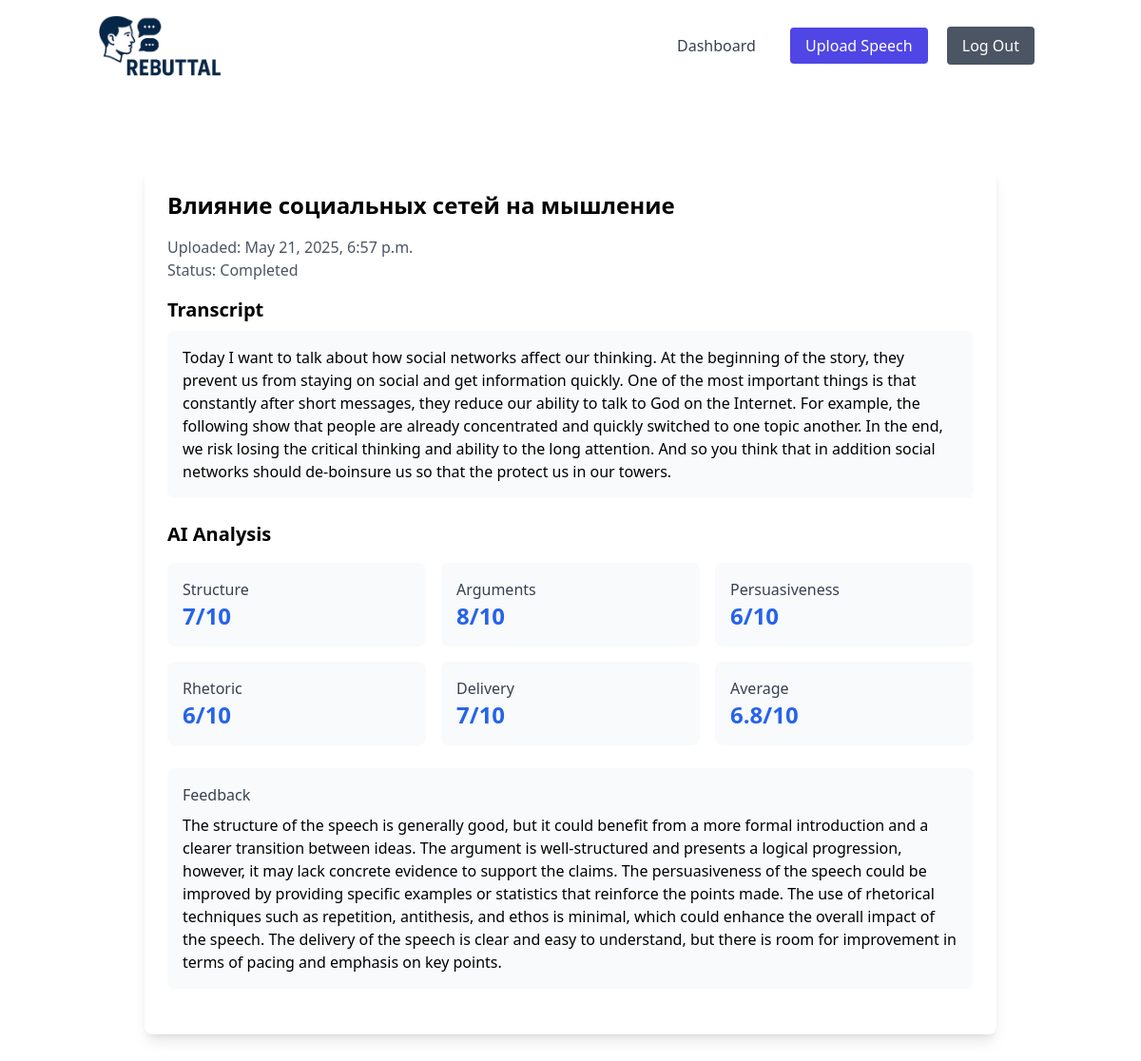
The app's page /speech/5/ (signed in) with its own data.
### core/models.py (models this page shows, shortened)
class Speech(models.Model):
    STATUS_CHOICES = [
        ("pending", "Pending"),
        ("processing", "Processing"),
        ("completed", "Completed"),
        ("failed", "Failed"),
    ]
    user = models.ForeignKey(User, on_delete=models.CASCADE, related_name="speeches")
    title = models.CharField(max_length=200)
    audio_file = models.FileField(upload_to="speeches/")
    upload_date = models.DateTimeField(default=timezone.now)
    transcript = models.TextField(blank=True, null=True)
    status = models.CharField(max_length=20, choices=STATUS_CHOICES, default="pending")
    error_message = models.TextField(blank=True, null=True)
    processing_started = models.DateTimeField(null=True, blank=True)
    processing_completed = models.DateTimeField(null=True, blank=True)
    class Meta:
        ordering = ["-upload_date"]

class SpeechAnalysis(models.Model):
    speech = models.OneToOneField(Speech, on_delete=models.CASCADE, related_name="analysis")
    structure_score = models.IntegerField(null=True, blank=True)
    argument_score = models.IntegerField(null=True, blank=True)
    persuasiveness_score = models.IntegerField(null=True, blank=True)
    rhetoric_score = models.IntegerField(null=True, blank=True)
    delivery_score = models.IntegerField(null=True, blank=True)
    feedback = models.TextField()
    created_at = models.DateTimeField(auto_now_add=True)
    updated_at = models.DateTimeField(auto_now=True)
    class Meta:
        verbose_name_plural = "Speech analyses"
    @property
    def average_score(self):
        scores = [
            self.structure_score,
            self.argument_score,
            self.persuasiveness_score,
            self.rhetoric_score,
            self.delivery_score,
        ]
        valid_scores = [s for s in scores if s is not None]
        return sum(valid_scores) / len(valid_scores) if valid_scores else None

### core/views.py (the view)
# urls.py: path("speech/<int:speech_id>/", views.speech_detail, name="speech_detail"),
@login_required
def speech_detail(request, speech_id):
    speech = get_object_or_404(Speech, id=speech_id, user=request.user)
    analysis = getattr(speech, "analysis", None)
    context = {
        "speech": speech,
        "analysis": analysis,
        "ollama_available": OllamaService.is_available(),
    }
    return render(request, "core/speech_detail.html", context)

### core/services.py (called while the page is built)
    @classmethod
    def is_available(cls) -> bool:
        try:
            response = requests.get(f"{cls.BASE_URL}/tags")
            return response.status_code == 200
        except requests.RequestException:
            return False

### core/templates/core/speech_detail.html (shortened to what this page needs)
{% extends 'base.html' %}
{% load static %}
{% block content %}
  <div class="container mx-auto px-4 py-8">
    <div class="max-w-4xl mx-auto">
      <div class="bg-white rounded-lg shadow-lg p-6 mb-6">
        <h1 class="text-2xl font-bold mb-4">{{ speech.title }}</h1>
        <div class="mb-4">
          <p class="text-gray-600">Uploaded: {{ speech.upload_date|date:'F j, Y, g:i a' }}</p>
          <p class="text-gray-600">Status: {{ speech.get_status_display }}</p>
        </div>
        {% if speech.transcript %}
          <div class="mb-6">
            <h2 class="text-xl font-semibold mb-2">Transcript</h2>
            <div class="bg-gray-50 p-4 rounded-lg">
              <p class="whitespace-pre-wrap">{{ speech.transcript }}</p>
            </div>
          </div>
          {% if analysis %}
            <div class="mb-6">
              <h2 class="text-xl font-semibold mb-4">AI Analysis</h2>
              <div class="grid grid-cols-2 md:grid-cols-3 gap-4 mb-6">
                <div class="bg-gray-50 p-4 rounded-lg">
                  <h3 class="font-medium text-gray-700">Structure</h3>
                  <p class="text-2xl font-bold text-blue-600">{{ analysis.structure_score }}/10</p>
                </div>
                <div class="bg-gray-50 p-4 rounded-lg">
                  <h3 class="font-medium text-gray-700">Arguments</h3>
                  <p class="text-2xl font-bold text-blue-600">{{ analysis.argument_score }}/10</p>
                </div>
                <div class="bg-gray-50 p-4 rounded-lg">
                  <h3 class="font-medium text-gray-700">Persuasiveness</h3>
                  <p class="text-2xl font-bold text-blue-600">{{ analysis.persuasiveness_score }}/10</p>
                </div>
                <div class="bg-gray-50 p-4 rounded-lg">
                  <h3 class="font-medium text-gray-700">Rhetoric</h3>
                  <p class="text-2xl font-bold text-blue-600">{{ analysis.rhetoric_score }}/10</p>
                </div>
                <div class="bg-gray-50 p-4 rounded-lg">
                  <h3 class="font-medium text-gray-700">Delivery</h3>
                  <p class="text-2xl font-bold text-blue-600">{{ analysis.delivery_score }}/10</p>
                </div>
                <div class="bg-gray-50 p-4 rounded-lg">
                  <h3 class="font-medium text-gray-700">Average</h3>
                  <p class="text-2xl font-bold text-blue-600">{{ analysis.average_score|floatformat:1 }}/10</p>
                </div>
              </div>
              <div class="bg-gray-50 p-4 rounded-lg">
                <h3 class="font-medium text-gray-700 mb-2">Feedback</h3>
                <div class="prose max-w-none">{{ analysis.feedback|linebreaks }}</div>
              </div>
            </div>
          {% endif %}
        {% endif %}
      </div>
    </div>
  </div>
{% endblock %}

### records on screen
Speech: title "Влияние социальных сетей на мышление", upload_date "May 21, 2025, 6:57 p.m.", status "Completed", transcript "Today I want to talk about how social networks affect our thinking. At the beginning of the story, they prevent us from staying on social and get information quickly. One of the most important things is that constantly after short messages, they reduce our ability to talk to God on the Internet. For example, the following show that people are already concentrated and quickly switched to one topic another. In the end, we risk losing the critical thinking and ability to the long attention. And so you think that in addition social networks should de-boinsure us so that the protect us in our towers."
SpeechAnalysis: structure_score "7", argument_score "8", persuasiveness_score "6", rhetoric_score "6", delivery_score "7", average_score "6.8", feedback "The structure of the speech is generally good, but it could benefit from a more formal introduction and a clearer transition between ideas. The argument is well-structured and presents a logical progression, however, it may lack concrete evidence to support the claims. The persuasiveness of the speech could be improved by providing specific examples or statistics that reinforce the points made. The use of rhetorical techniques such as repetition, antithesis, and ethos is minimal, which could enhance the overall impact of the speech. The delivery of the speech is clear and easy to understand, but there is room for improvement in terms of pacing and emphasis on key points."
